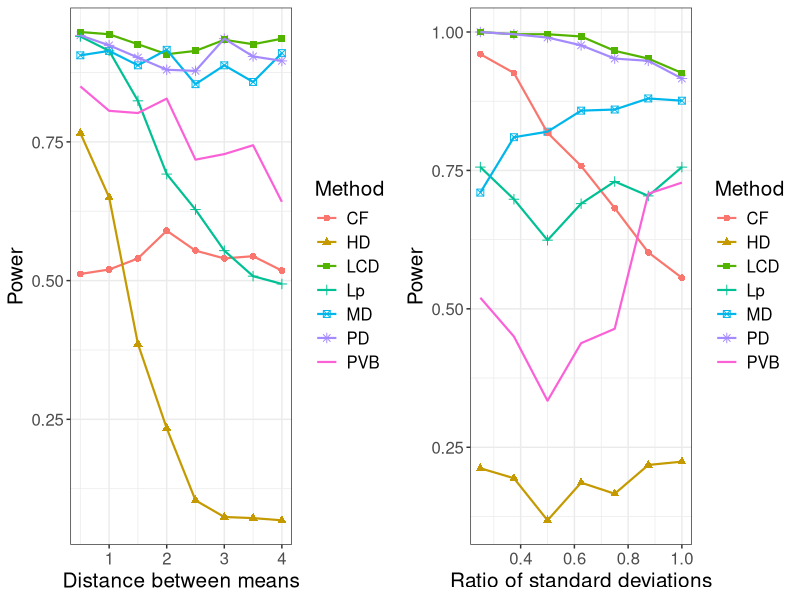

Write the R code that produced this figure.
library(tidyverse)
library(gridExtra)

power_vs_distance <- read.csv("mixture_results_power_vs_distance.csv")

p1 <- data.frame(power = c(power_vs_distance$power_adjusted_mah,
                           power_vs_distance$power_adjusted_hd,
                           power_vs_distance$power_adjusted_pd,
                           power_vs_distance$power_adjusted_lcd,
                           power_vs_distance$power_adjusted_lp,
                           power_vs_distance$power_adjusted_pvb,
                           power_vs_distance$power_cf),
                 method = rep(c("MD", "HD", "PD", "LCD", "Lp", "PVB", "CF"),
                              each = 8),
                 distance = rep(c(0.5, 1, 1.5, 2, 2.5, 3, 3.5, 4), 7)) %>%
  ggplot(aes(x = distance, y = power, color = method, shape=method)) +
  geom_point(size=2) +
  geom_line(lwd=0.75) +
  theme_bw() +
  labs(x = "Distance between means",
       y = "Power",
       color = "Method", shape = "Method") +
  theme(text = element_text(size = 15))


power_vs_sd <- read.csv("mixture_results_power_vs_sd.csv")

p2 <- data.frame(power = c(power_vs_sd$power_adjusted_mah,
                           power_vs_sd$power_adjusted_hd,
                           power_vs_sd$power_adjusted_pd,
                           power_vs_sd$power_adjusted_lcd,
                           power_vs_sd$power_adjusted_lp,
                           power_vs_sd$power_adjusted_pvb,
                           power_vs_sd$power_cf),
                 method = rep(c("MD", "HD", "PD", "LCD", "Lp", "PVB", "CF"),
                              each = 7),
                 sd = seq(0.25, 1, 0.125)) %>%
  ggplot(aes(x = sd, y = power, color = method, shape=method)) +
  geom_point(size=2) +
  geom_line(lwd=0.75) +
  theme_bw() +
  labs(x = "Ratio of standard deviations",
       y = "Power",
       color = "Method", shape = "Method") +
  theme(text = element_text(size = 15))

pdf("mixture_performance_power.pdf", width = 10, height=3)
grid.arrange(p1, p2, ncol=2)
dev.off()
